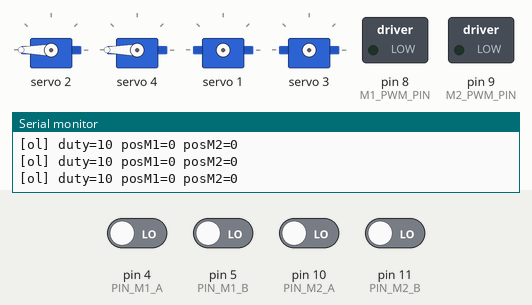
Bench run of a sketch on a simulated Arduino Uno, built for the host (arithmetic inside an expression is 32-bit, double 64-bit). Shown: 4 × servo, switched loads named in the sketch (green lamp = pin HIGH), the last lines printed to the serial monitor. The inputs (shaded band) are chosen by the test bench; at power-on: pin 4 (PIN_M1_A), pin 5 (PIN_M1_B), pin 10 (PIN_M2_A), pin 11 (PIN_M2_B) LOW.

Above: at 2.0 s.
2.1 s: pin 5 (PIN_M1_B) driven HIGH
5.1 s: pin 11 (PIN_M2_B) driven HIGH
At 6.34 s:
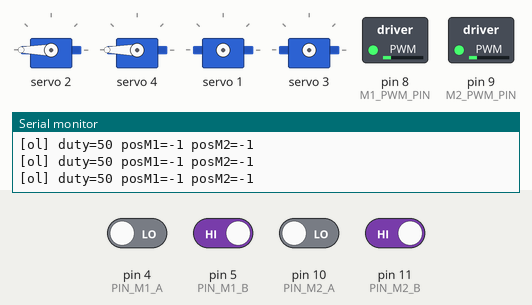
At 26.5 s:
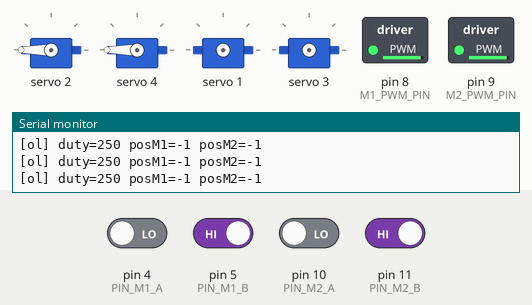
Timing chart, 0 to 28.3 s (numbered marks = the images above; inputs shaded):
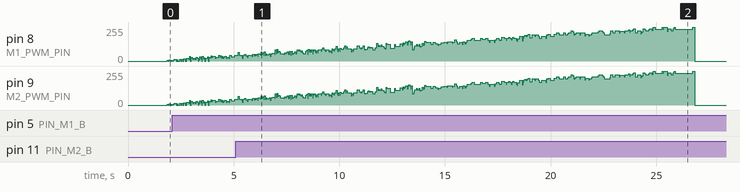

The sketch:

car2_openloop_duty_sweep_5khz_full.ino
```cpp
// 排查用：車2實際5kHz PWM下的完整duty(0~250)->RPM開迴路掃描，跟乾淨測試板
// 那次(10kHz)做法一樣：連續斜坡(馬達全程保持轉動、不歸零重啟)，不是
// car2_openloop_coldstart_test.ino那種「每個duty都從死停重新啟動」的
// 冷啟動測試——連續斜坡電流風險低很多，因為除了deadband以下，馬達
// 一直在轉，不會有前次測試那種「堵轉電流撐900ms」的狀況。
//
// 安全機制：一旦偵測到「前一個duty值還有在轉，換到更高的duty卻完全
// 沒動」，代表不是死區(死區只會發生在低duty、且應該是連續的)、而是
// 疑似驅動異常(跟今天稍早car2_openloop_coldstart_test.ino之後懷疑
// 的驅動板/保險絲狀況一樣)，立刻中止整個掃描並切斷輸出，不要傻等
// HOLD_MS跑完、更不會繼續往更高duty測。
//
// 2026-09-17修正：原本[ol]這行50Hz用直接Serial.print()印，跟
// car2_speed_control_test_wip.ino裡找到的病灶是同一種——USB序列埠緩衝區
// 被灌滿、host沒即時讀時會忙等阻塞，凍結updateMotorPWM()，讓這次校正
// 掃描量到的RPM本身就可能被汙染。改成跟smoothness_probe.ino同一套非
// 阻塞佇列(ChunkedSender/queueLine)，這份重新校正的數據才乾淨可信。

#include <Arduino.h>
#include <Wire.h>
#include <Adafruit_PWMServoDriver.h>

// ---- 非阻塞分段傳送（沿用smoothness_probe.ino已驗證過的做法）----
// 型別定義要放在所有函式之前，否則Arduino自動產生的函式原型（在檔案最
// 前面插入，早於這裡下面任何一個函式定義）會找不到ChunkedSender型別，
// 導致「型別未宣告」的編譯錯誤。
struct ChunkedSender {
  char buf[96];
  uint8_t len;
  uint8_t pos;
  uint32_t nextSendMs;
  bool active;
};

Adafruit_PWMServoDriver pwm = Adafruit_PWMServoDriver(0x40, Wire1);

const uint8_t CH_M1_IN1 = 2;
const uint8_t CH_M1_IN2 = 1;
const uint8_t CH_M2_IN1 = 4;
const uint8_t CH_M2_IN2 = 3;

const uint8_t M1_PWM_PIN = 8;
const uint8_t M2_PWM_PIN = 9;

const uint8_t PIN_M1_A = 4;
const uint8_t PIN_M1_B = 5;
const uint8_t PIN_M2_A = 10;
const uint8_t PIN_M2_B = 11;

const uint32_t PWM_PERIOD_US = 200;  // 5kHz，跟car2正式版一致(不是bench那次的10kHz)
const uint32_t HOLD_MS = 1000;       // 每個duty停留多久
const uint32_t SETTLE_MS = 300;      // 前面這段時間量到的ticks不算，只讓轉速穩定
const uint32_t LOG_PERIOD_MS = 20;   // 50Hz，跟正式版PID頻率一致

// 0~250，每10一階，涵蓋deadband前後到接近滿duty
const uint8_t DUTY_START = 0;
const uint8_t DUTY_END = 250;
const uint8_t DUTY_STEP = 10;

const float TICKS_PER_REV = 1288.86;  // 車2實測修正值(見car2_speed_control_test.ino)

volatile int32_t posM1 = 0;
volatile int32_t posM2 = 0;
volatile uint8_t stateM1 = 0;
volatile uint8_t stateM2 = 0;

static const int8_t QDEC_TABLE[16] = {
  0, -1, 1, 0,
  1, 0, 0, -1,
  -1, 0, 0, 1,
  0, 1, -1, 0
};

void updateQuadM1() {
  uint8_t a = digitalRead(PIN_M1_A);
  uint8_t b = digitalRead(PIN_M1_B);
  uint8_t newState = (a << 1) | b;
  posM1 += QDEC_TABLE[((stateM1 << 2) | newState) & 0x0F];
  stateM1 = newState;
}
void updateQuadM2() {
  uint8_t a = digitalRead(PIN_M2_A);
  uint8_t b = digitalRead(PIN_M2_B);
  uint8_t newState = (a << 1) | b;
  posM2 += QDEC_TABLE[((stateM2 << 2) | newState) & 0x0F];
  stateM2 = newState;
}
void isrM1A() { updateQuadM1(); }
void isrM1B() { updateQuadM1(); }
void isrM2A() { updateQuadM2(); }
void isrM2B() { updateQuadM2(); }

uint8_t curDuty = DUTY_START;
uint32_t stepStartMs = 0;
uint32_t lastLogMs = 0;
int32_t stepStartPosM1 = 0;
int32_t stepStartPosM2 = 0;
int32_t settlePosM1 = 0;  // settle結束那一刻的位置，RPM只算settle之後這段，
int32_t settlePosM2 = 0;  // 不要把settle期間的加速爬升也算進穩態轉速裡
bool settleCaptured = false;
bool everMoved = false;  // 一旦量到過真的有轉動就恆為true——只有「已經證實會動、
                          // 之後卻不動了」才算異常，還在死區以下本來就不會動，
                          // 不能拿來當異常判斷基準(這是上一版的bug，duty=10這種
                          // 死區以下的值會被誤判成異常中止)
bool aborted = false;
bool finished = false;

ChunkedSender usbSender = { {0}, 0, 0, 0, false };

void startSend(ChunkedSender& cs, const char* s) {
  size_t n = strlen(s);
  if (n >= sizeof(cs.buf)) n = sizeof(cs.buf) - 1;
  memcpy(cs.buf, s, n);
  cs.buf[n] = '\0';
  cs.len = (uint8_t)n;
  cs.pos = 0;
  cs.nextSendMs = millis();
  cs.active = true;
}

void pumpSend(ChunkedSender& cs, Stream& port) {
  if (!cs.active) return;
  if ((int32_t)(millis() - cs.nextSendMs) < 0) return;
  uint8_t remain = cs.len - cs.pos;
  uint8_t n = remain < 5 ? remain : 5;
  port.write((const uint8_t*)(cs.buf + cs.pos), n);
  cs.pos += n;
  cs.nextSendMs = millis() + 1;
  if (cs.pos >= cs.len) cs.active = false;
}

// 佇列還在送前一行時，新的一行直接跳過不送，不阻塞等待。
void queueLine(const char* s) {
  if (usbSender.active) return;
  startSend(usbSender, s);
}

void stopAll(const __FlashStringHelper* reason) {
  curDuty = 0;
  pwm.setPin(CH_M1_IN1, 4095);
  pwm.setPin(CH_M1_IN2, 4095);
  pwm.setPin(CH_M2_IN1, 4095);
  pwm.setPin(CH_M2_IN2, 4095);
  Serial.println(reason);  // 掃描已經結束/中止，馬達不再運轉，這裡阻塞無風險
}

void updateMotorPWM() {
  uint32_t phase = micros() % PWM_PERIOD_US;
  uint32_t onUs = (uint32_t)curDuty * PWM_PERIOD_US / 255;
  digitalWrite(M1_PWM_PIN, phase < onUs ? HIGH : LOW);
  digitalWrite(M2_PWM_PIN, phase < onUs ? HIGH : LOW);
}

void setup() {
  Serial.begin(115200);
  delay(300);

  pinMode(M1_PWM_PIN, OUTPUT);
  pinMode(M2_PWM_PIN, OUTPUT);
  pinMode(PIN_M1_A, INPUT);
  pinMode(PIN_M1_B, INPUT);
  pinMode(PIN_M2_A, INPUT);
  pinMode(PIN_M2_B, INPUT);
  attachInterrupt(digitalPinToInterrupt(PIN_M1_A), isrM1A, CHANGE);
  attachInterrupt(digitalPinToInterrupt(PIN_M1_B), isrM1B, CHANGE);
  attachInterrupt(digitalPinToInterrupt(PIN_M2_A), isrM2A, CHANGE);
  attachInterrupt(digitalPinToInterrupt(PIN_M2_B), isrM2B, CHANGE);

  Wire1.begin();
  pwm.begin();
  pwm.setPWMFreq(50);
  pwm.setPin(CH_M1_IN1, 4095);
  pwm.setPin(CH_M1_IN2, 0);
  pwm.setPin(CH_M2_IN1, 4095);
  pwm.setPin(CH_M2_IN2, 0);

  // 2026-09-17新增：燒錄過程/剛開機那瞬間腳位可能短暫浮動，加上如果上一次
  // 測試結束時輪子還有一點殘留慣性沒完全靜止，這裡先等一下讓真正的duty=0
  // (此時PWM還沒開始輸出，腳位維持靜止)穩定下來，再把這個時間點的posM1/
  // posM2當作起始基準，避免這些殘留位移被算進第一階(duty=0)的量測窗口。
  delay(500);

  Serial.println(F("=== 車2 5kHz 完整duty->RPM 開迴路掃描 ==="));
  Serial.println(F("csv,duty,rpmM1,rpmM2"));
  curDuty = DUTY_START;
  stepStartMs = millis();
  stepStartPosM1 = posM1;
  stepStartPosM2 = posM2;
  lastLogMs = stepStartMs;
}

void loop() {
  pumpSend(usbSender, Serial);  // 不管掃描是不是還在跑，都要繼續把佇列裡的
                                  // 資料送完，不能卡在佇列裡送不出去

  if (aborted || finished) {
    updateMotorPWM();
    return;
  }
  updateMotorPWM();
  uint32_t now = millis();
  uint32_t elapsed = now - stepStartMs;

  if (elapsed >= SETTLE_MS && !settleCaptured) {
    settlePosM1 = posM1;
    settlePosM2 = posM2;
    settleCaptured = true;
  }

  // 安全中止判斷：settle時間過後，若這個duty完全沒有新增ticks，
  // 但上一階(較低duty)是有在動的，代表異常，立刻中止。
  if (elapsed >= SETTLE_MS && curDuty > 0 && everMoved) {
    int32_t movedThisStep1 = posM1 - stepStartPosM1;
    int32_t movedThisStep2 = posM2 - stepStartPosM2;
    if (movedThisStep1 == 0 && movedThisStep2 == 0) {
      aborted = true;
      stopAll(F("!!! 異常中止：先前已經證實會轉，這一階完全沒動，懷疑驅動異常，已切斷輸出 !!!"));
      return;
    }
  }

  if (elapsed >= HOLD_MS) {
    int32_t movedM1 = posM1 - settlePosM1;  // 只算settle結束之後這段，避免把
    int32_t movedM2 = posM2 - settlePosM2;  // 加速爬升期間也算進穩態RPM，之前
                                             // 版本錯拿stepStartPos(整段HOLD_MS
                                             // 都算)去除以只有(HOLD_MS-SETTLE_MS)
                                             // 的時間，會把RPM灌水多算約40%+
    float measureS = (HOLD_MS - SETTLE_MS) / 1000.0f;
    float rpmM1 = (movedM1 / TICKS_PER_REV) / measureS * 60.0f;
    float rpmM2 = (-movedM2 / TICKS_PER_REV) / measureS * 60.0f;

    char csvLine[48];
    snprintf(csvLine, sizeof(csvLine), "csv,%u,%.2f,%.2f\n", curDuty, rpmM1, rpmM2);
    queueLine(csvLine);

    // 門檻設20 ticks，濾掉編碼器雜訊/震動誤觸發（duty=10這種死區以下的
    // 值實測過量到過個位數ticks的雜訊，不是真的在轉）
    // 2026-09-17修正：duty=0這階排除在everMoved判斷之外——本來就不該有
    // 任何驅動力矩，量到的任何位移(不管是燒錄/重開機瞬間腳位浮動、還是
    // 上一次測試殘留的慣性)都不代表「這顆馬達被驗證過會動」，反而可能
    // 誤觸發下一階(duty=10，本來就該落在死區完全不轉)的異常中止判斷——
    // 這正是本次實測踩到的狀況。
    const int32_t MOVE_NOISE_FLOOR = 20;
    if (curDuty > 0 && (abs(movedM1) >= MOVE_NOISE_FLOOR || abs(movedM2) >= MOVE_NOISE_FLOOR)) everMoved = true;

    if (curDuty >= DUTY_END) {
      finished = true;
      stopAll(F("=== 掃描完成，已停止 ==="));
      return;
    }
    curDuty = (uint8_t)min((int)curDuty + DUTY_STEP, (int)DUTY_END);
    stepStartMs = now;
    stepStartPosM1 = posM1;
    stepStartPosM2 = posM2;
    settleCaptured = false;
  }

  if (!aborted && !finished && (now - lastLogMs >= LOG_PERIOD_MS)) {
    lastLogMs = now;
    char line[48];
    snprintf(line, sizeof(line), "[ol] duty=%u posM1=%ld posM2=%ld\n",
             curDuty, (long)posM1, (long)posM2);
    queueLine(line);
  }
}
```
